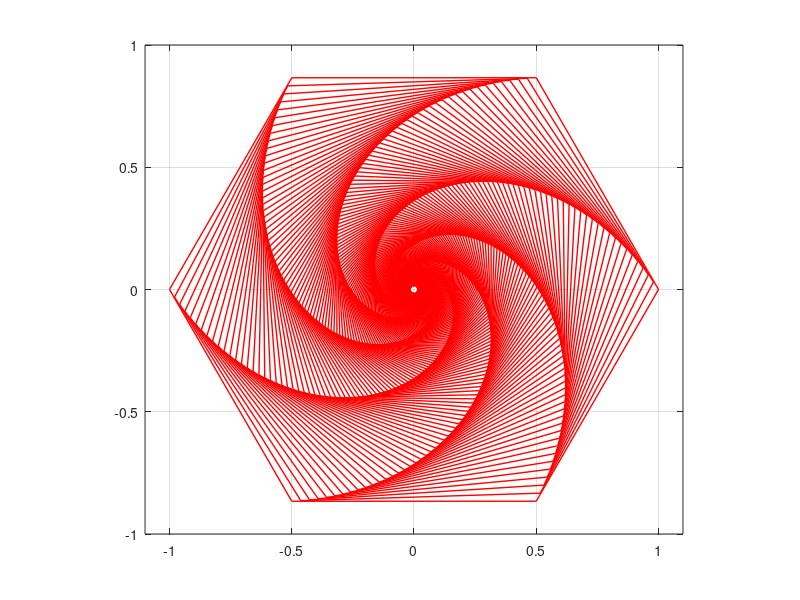

This figure's MATLAB source:
function Hexas()
  iterations = 200;
  angleIncrement = pi/100;
  lengthDecrement = 1/50;
  figure(1);
  clf
  function drawHexas(len, angle, angInc, lengthDecrement, iterations)
    pt1 = len*[cos(angle); sin(angle)]
    rot = [cos(pi/3) -sin(pi/3); sin(pi/3) cos(pi/3)];
    pt2 = rot*pt1;
    pt3 = rot*pt2;
    pt4 = rot*pt3;
    pt5 = rot*pt4;
    pt6 = rot*pt5;
    plot([pt1(1), pt2(1), pt3(1), pt4(1), pt5(1), pt6(1), pt1(1)], ...
    [pt1(2), pt2(2), pt3(2), pt4(2), pt5(2), pt6(2), pt1(2)], 'r', 'linewidth', 1);
    axis image;
    axis([-1.1 1.1 -1. 1.]);
    grid on
    hold on
    pause(0.01)
    if iterations - 1 > 0
      drawHexas(len-len*lengthDecrement, angle+angInc, angInc, lengthDecrement, iterations-1);
    endif
  endfunction
  drawHexas(1, 0, angleIncrement, lengthDecrement, iterations)
end
